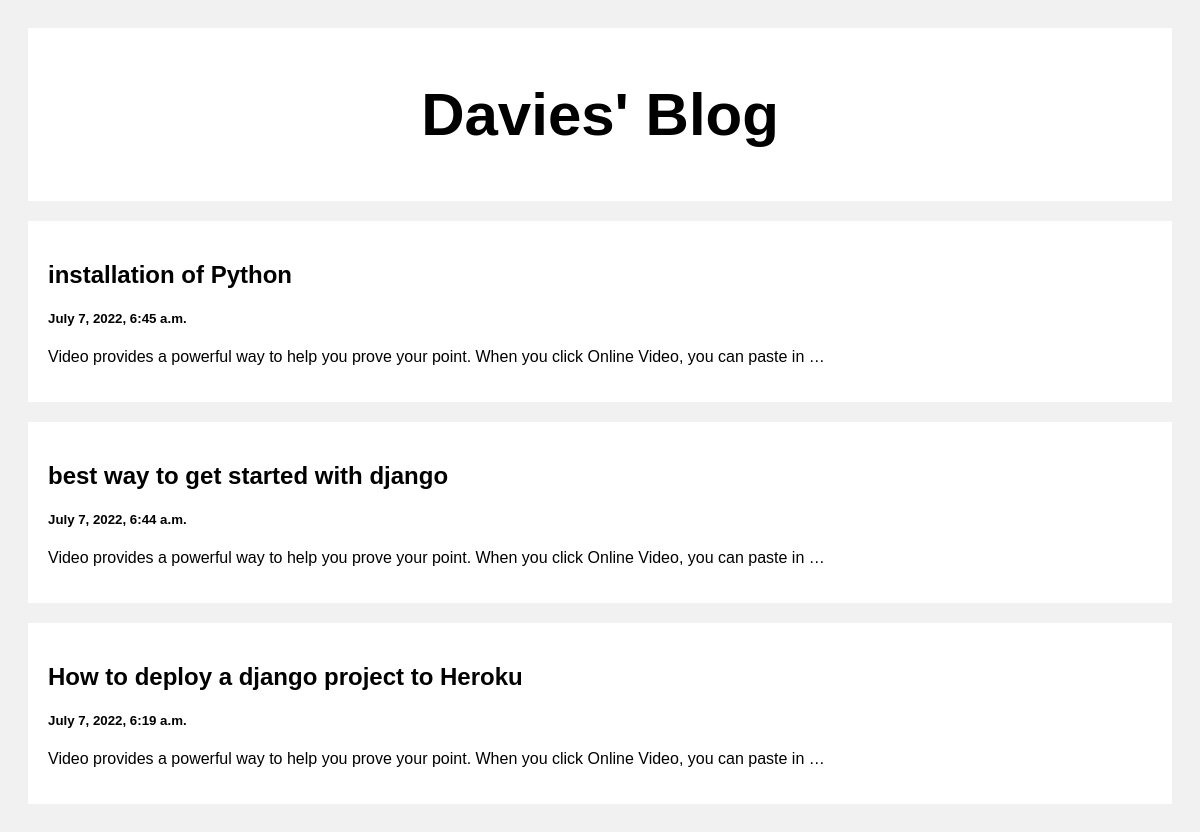
The page / on the database its author committed.
### posts/models.py (models this page shows)
class Post(models.Model):
    title = models.CharField(max_length=100)
    body = models.CharField(max_length=1000000)
    created_at = models.DateTimeField(default=datetime.now, blank=True)

### posts/views.py (the view)
# urls.py: path('', views.index, name='index'),
def index(request):
    posts = Post.objects.all()
    return render(request, 'index.html',
        {
            'posts':posts
        }
    )

### templates/index.html (shortened to what this page needs)
<!DOCTYPE html>
<html>
<head>
</head>
<body>
<div class="header">
  <h2>Davies' Blog</h2>
</div>
<div class="row">
  <div class="leftcolumn">
    {% for post in posts reversed%}
    <div class="card">
      <a style="text-decoration: none; color: black;" href="/post/{{post.id}}">
        <h2>{{post.title}}</h2>
        <h5>{{post.created_at}}</h5>
        <p>{{post.body| truncatewords:20}}</p>
      </a>
    </div>
    {% endfor %}
  </div>
</div>
</body>
</html>

### templates/index.html (style rules this page uses)
* { box-sizing: border-box; }
body { font-family: Arial; padding: 20px; background: #f1f1f1; }
.header { padding: 2px; font-size: 40px; text-align: center; background: white; }
.leftcolumn { float: left; width: 100%; }
.card { background-color: white; padding: 20px; margin-top: 20px; }
.row:after { content: ""; display: table; clear: both; }

### rows shown on the page
Post: title "installation of Python", created_at "July 7, 2022, 6:45 a.m.", body "Video provides a powerful way to help you prove your point. When you click Online Video, you can paste in …"
Post: title "best way to get started with django", created_at "July 7, 2022, 6:44 a.m.", body "Video provides a powerful way to help you prove your point. When you click Online Video, you can paste in …"
Post: title "How to deploy a django project to Heroku", created_at "July 7, 2022, 6:19 a.m.", body "Video provides a powerful way to help you prove your point. When you click Online Video, you can paste in …"
